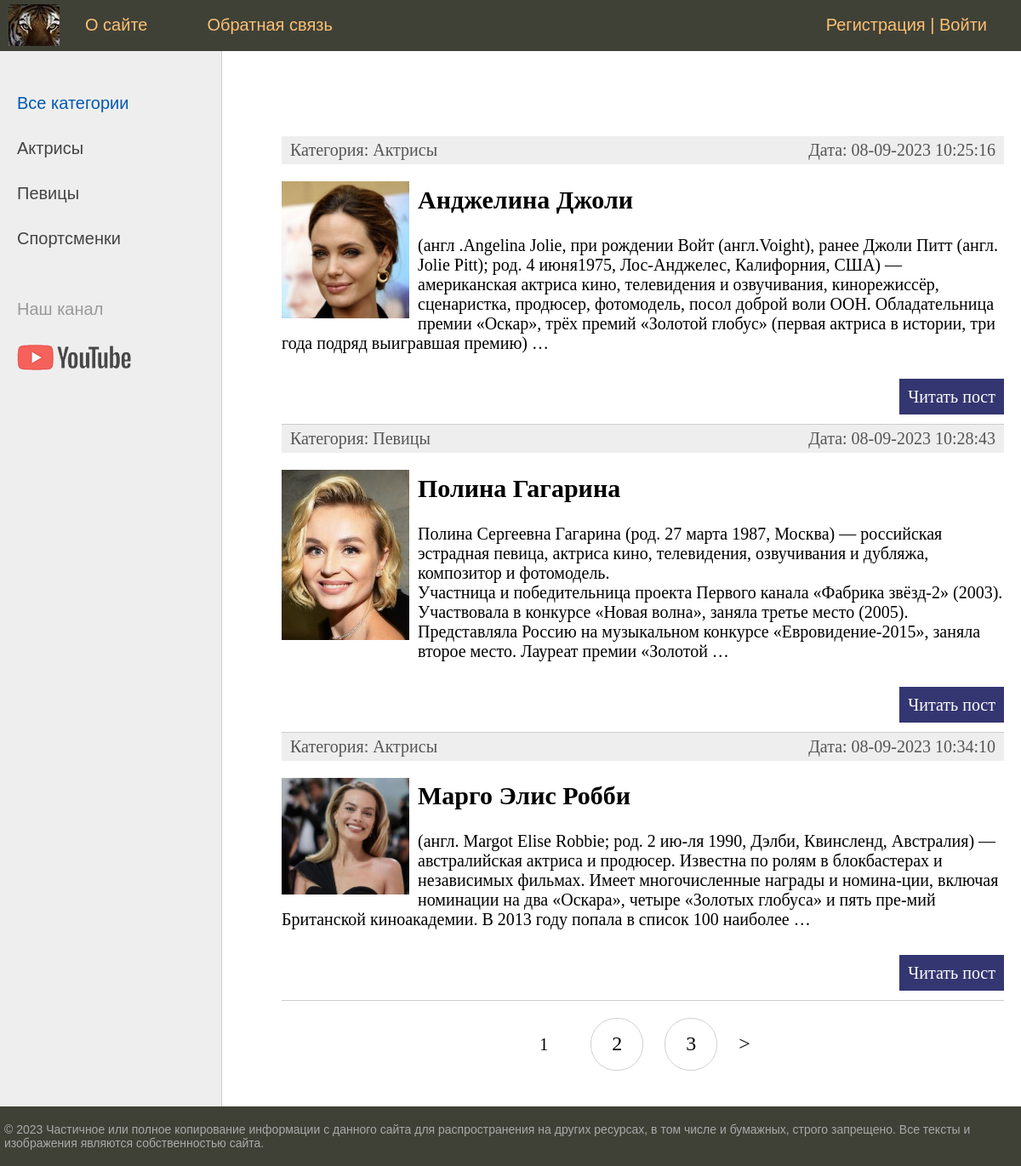
The page / on the database its author committed.
### women/models.py (models this page shows, shortened)
class Category(models.Model):
    name = models.CharField(
        max_length=100, db_index=True, verbose_name='Категория')
    slug = models.SlugField(max_length=255, unique=True,
                            db_index=True, verbose_name='URL')
    def __str__(self):
        return self.name
    def get_absolute_url(self):
        return reverse("category", kwargs={"cat_slug": self.slug})
    class Meta:
        verbose_name = 'Категории'
        verbose_name_plural = 'Категории'
        ordering = ['id']

class Women(models.Model):
    title = models.CharField(max_length=255, verbose_name='Заголовок')
    slug = models.SlugField(max_length=255, unique=True,
                            db_index=True, verbose_name='URL')
    content = models.TextField(blank=True, verbose_name='Текст статьи')
    photo = models.ImageField(
        upload_to='photos/%Y/%m/%d/', verbose_name='Фото')
    time_create = models.DateTimeField(
        auto_now_add=True, verbose_name='Время создания')
    time_update = models.DateTimeField(
        auto_now=True, verbose_name='Время изменения')
    is_published = models.BooleanField(default=True, verbose_name='Публикация')
    cat = models.ForeignKey(
        'Category', on_delete=models.PROTECT, verbose_name='Категории')
    def get_absolute_url(self):
        return reverse("post", kwargs={"post_slug": self.slug})
    class Meta:
        verbose_name = 'Известные женщины'
        verbose_name_plural = 'Известные женщины'
        ordering = ['time_create', 'title']

### women/views.py (the view)
# urls.py: path('', views.WomenHome.as_view(), name='home'),  # cache_page(60)(views.WomenHome.as_view())
class WomenHome(DataMixin, ListView):
    model = Women
    template_name = 'women/index.html'
    context_object_name = 'posts'
    def get_context_data(self, *, object_list=None, **kwargs):
        context = super().get_context_data(**kwargs)
        c_def = self.get_user_context(title="Главная страница")
        return context | c_def
    def get_queryset(self):
        return Women.objects.filter(is_published=True).select_related('cat')

### women/utils.py (called while the page is built)
    def get_user_context(self, **kwargs):
        context = kwargs
        cats = Category.objects.annotate(Count('women'))
        user_menu = menu.copy()
        if not self.request.user.is_authenticated:
            user_menu.pop(1)
        context['menu'] = user_menu
        context['cats'] = cats
        if 'cat_selected' not in context:
            context['cat_selected'] = 0
        return context

### women/templates/women/index.html (shortened to what this page needs)
{% extends 'women/base.html' %} {% block content %}
<ul class="list-articles">
  {% for p in posts %}
  <li><div class='article-panel'>
    <p class='first'>Категория: {{p.cat}}</p>
    <p class='last'>Дата: {{p.time_update|date:"d-m-Y H:i:s"}}</p>
  </div>
{% if p.photo %}
  <p><img class="img-article-left thumb" src="{{p.photo.url}}"></p>
{% endif %}
    <h2>{{ p.title }}</h2>
    {% autoescape on %} {{p.content|linebreaks|truncatewords:50}}
    {% endautoescape %}
    <p class="link-read-post">
      <a href="{{ p.get_absolute_url }}">Читать пост</a>
    </p>
  </li>
  {% endfor %}
</ul>
{% endblock %}

### women/templates/women/base.html (shortened to what this page needs)
{% load static %}
{% load women_tags %}
<!DOCTYPE html>
<html>
<head>
	<link type="text/css" href="{% static 'women/css/styles.css' %}" rel="stylesheet" />
</head>
<body>
<table class="table-page" border=0 cellpadding="0" cellspacing="0">
<tr><td valign=top>
{% block mainmenu %}
		<div class="header">
			<ul id="mainmenu" class="mainmenu">
			<li class="logo"><a href="{% url 'home' %}"><div class="logo"></div></a></li>
{% for m in menu %}
			<li><a href="{% url m.url_name %}">{{m.title}}</a></li>
{% endfor %}
			{% if request.user.is_authenticated %}
			<li class="last"> {{user.username}} | <a href="{% url 'logout' %}">Выйти</a></li>
			{% else %}
			<li class="last"><a href="{% url 'register' %}">Регистрация</a> | <a href="{% url 'login' %}">Войти</a></li>
			{% endif %}
			</ul>
		</div>
{% endblock mainmenu %}
<table class="table-content" border=0 cellpadding="0" cellspacing="0">
<tr>
	<td valign="top" class="left-chapters">
	<ul id="leftchapters">
{% if cat_selected == 0 %}
		<li class='selected'>Все категории</li>
{% else %}
		<li><a href="{% url 'home' %}">Все категории</a></li>
{% endif %}
{% for c in cats %}
{% if c.women__count > 0 %}
	{% if c.pk == cat_selected %}
		<li class='selected'>{{c.name}}</li>
	{% else %}
		<li><a href="{{ c.get_absolute_url }}">{{c.name}}</a></li>
	{% endif %}
{% endif %}
{% endfor %}
		<li class="share">
		<p>Наш канал</p>
		<a class="share-yt" href="https://www.youtube.com/channel/UChuUF3vVD_1kyIN5po31eXw" target="_blank" rel="nofollow"></a>
		</li>
	</ul>
</td>
<td valign="top" class="content">
	<div class="content-text">
{% block content %}
{% endblock %}
{% if page_obj.has_other_pages %}
<nav class="list-pages">
    <ul>
        {% for p in paginator.page_range %}
		{% if page_obj.number == p %}
		<li class="page-num page-num-selected">{{ p }}</li>
		{% elif p >= page_obj.number|add:-2 and p <= page_obj.number|add:2 %}
		<li class="page-num">
            <a href="?page={{ p }}">{{ p }}</a>
        </li>
        {% endif %}
        {% endfor %}
{% if page_obj.has_next %}
<li "page-num">
	<a href="?page={{ page_obj.next_page_number }}">&gt</a>
	</li>
	{% endif %}
    </ul>
</nav>
{% endif %}
	</div>
</td></tr></table>
</td></tr>
<tr><td valign=top>
	<div id="footer">
		<p>&copy; 2023 Частичное или полное копирование информации с данного
      сайта для распространения на других ресурсах, в том числе и
      бумажных, строго запрещено. Все тексты и изображения являются
      собственностью сайта.</p>
	</div>
</td></tr></table>
</body>
</html>

### women/static/women/css/styles.css (style rules this page uses)
html, body { font-family: 'Arial'; margin: 0; padding: 0; height: 100%; width: 100%; color: #444; }
a { color: #0059b2; text-decoration: none; }
img { max-width: 600px; height: auto; }
img.img-article-left { max-width: 300px; height: auto; float: left; padding: 0 10px 10px 0; }
img.img-article-left.thumb { max-width: 150px; height: auto; }
p.link-read-post { text-align: right; }
p.link-read-post a { padding: 10px; min-width: 100px; background: #333671; color: #fff; text-decoration: none; }
div.article-panel { background: #eee; padding: 5px 10px 5px 10px; box-sizing: border-box; overflow: hidden; color: #555; }
div.article-panel p.first { margin: 0; float: left; }
div.article-panel p.last { margin: 0; float: right; }
ul.list-articles { list-style: none; margin: 0; padding: 0; }
ul.list-articles li { border-bottom: 1px solid #ccc; }
.table-page { width: 100%; height: 100%; vertical-align: top; }
.table-page tr { height: 100%; }
.header { background: #3F4137; height: 60px; }
.logo { background: url('../images/logo.png') no-repeat 10px 5px; width: 70px; height: 60px; }
ul.mainmenu { list-style: none; margin: 0; padding: 0; height: 60px; color: #fdc073; font-size: 20px; overflow: hidden; }
ul.mainmenu li { float: left; margin: 18px 40px 0 30px; }
ul.mainmenu li.logo { margin: 0; }
ul.mainmenu li.last { float: right; }
ul.mainmenu li a { color: #fdc073; text-decoration: none; }
.table-content { width: 100%; min-height: 100%; height: 100%; }
.left-chapters { margin: 0; background: #eee; border-right: 1px solid #ccc; min-height: 100%; }
.left-chapters ul { width: 230px; min-height: 100%; margin: 0; padding: 20px 10px 10px 20px; list-style: none; font-size: 20px; }
.left-chapters ul li { margin: 30px 0 0 0; color: #999; }
.left-chapters ul li.selected { color: #0059b2; }
.left-chapters ul li a { color: #444; text-decoration: none; }
.left-chapters ul li.share { margin: 60px 0 0 0; }
.left-chapters ul li.share p { margin: 30px 0 30px 0; }
.left-chapters ul li.share a { display: inline-block; width: 40px; height: 40px; margin: 0 20px 0 0; }
.left-chapters ul li.share a.share-yt { width: 100%; height: 30px; background: url('../images/share_yt.png') no-repeat 0 0 }
.content { padding: 40px 20px 20px 40px; width: 100%; box-sizing: border-box; }
.content-text { margin: 60px 0 0 30px; color: #000; font-size: 20px; font-family: Yandex Sans Display Light; }
#footer { box-sizing: border-box; background: #3F4137; padding: 5px; color: #aaa; font-size: 14px; font-family: Verdana, Geneva, Arial, Helvetica; text-align: left; overflow: hidden; }
.list-pages { text-align: center; margin: 0 0 20px 0; }
.list-pages ul { margin: 20px 0 0 0; padding: 0; list-style: none; }
.list-pages ul li { display: inline-block; margin: 0 20px 0 0; }
.list-pages a { color: #000; font-size: 24px; text-decoration: none; }
.list-pages .page-num, .page-num-selected { display: inline-block; width: 60px; height: 44px; padding: 16px 0 0 0; border: 1px solid #d0d0d0; border-radius: 30px; }
.list-pages .page-num-selected { border: none; color: #000; font-size: 20px; }

### rows shown on the page
Category: name "Актрисы"
Category: name "Певицы"
Category: name "Спортсменки"
Women: cat "Актрисы", time_update "08-09-2023 10:25:16", photo (picture), title "Анджелина Джоли", content "(англ .Angelina Jolie, при рождении Войт (англ.Voight), ранее Джоли Питт (англ. Jolie Pitt); род. 4 июня1975, Лос-Анджелес, Калифорния, США) — американская актриса кино, телевидения и озвучивания, кинорежиссёр, сценаристка, продюсер, фотомодель, посол доброй воли ООН. Обладательница премии «Оскар», трёх премий «Золотой глобус» (первая актриса в истории, три года подряд выигравшая премию) …"
Women: cat "Певицы", time_update "08-09-2023 10:28:43", photo (picture), title "Полина Гагарина", content "Полина Сергеевна Гагарина (род. 27 марта 1987, Москва) — российская эстрадная певица, актриса кино, телевидения, озвучивания и дубляжа, композитор и фотомодель. Участница и победительница проекта Первого канала «Фабрика звёзд-2» (2003). Участвовала в конкурсе «Новая волна», заняла третье место (2005). Представляла Россию на музыкальном конкурсе «Евровидение-2015», заняла второе место. Лауреат премии «Золотой …"
Women: cat "Актрисы", time_update "08-09-2023 10:34:10", photo (picture), title "Марго Элис Робби", content "(англ. Margot Elise Robbie; род. 2 ию-ля 1990, Дэлби, Квинсленд, Австралия) — австралийская актриса и продюсер. Известна по ролям в блокбастерах и независимых фильмах. Имеет многочисленные награды и номина-ции, включая номинации на два «Оскара», четыре «Золотых глобуса» и пять пре-мий Британской киноакадемии. В 2013 году попала в список 100 наиболее …"

### other values the page prints
{{ m.title }} "О сайте" "Обратная связь"
{{ p }} "1"
{{ p }} "2" "3"
